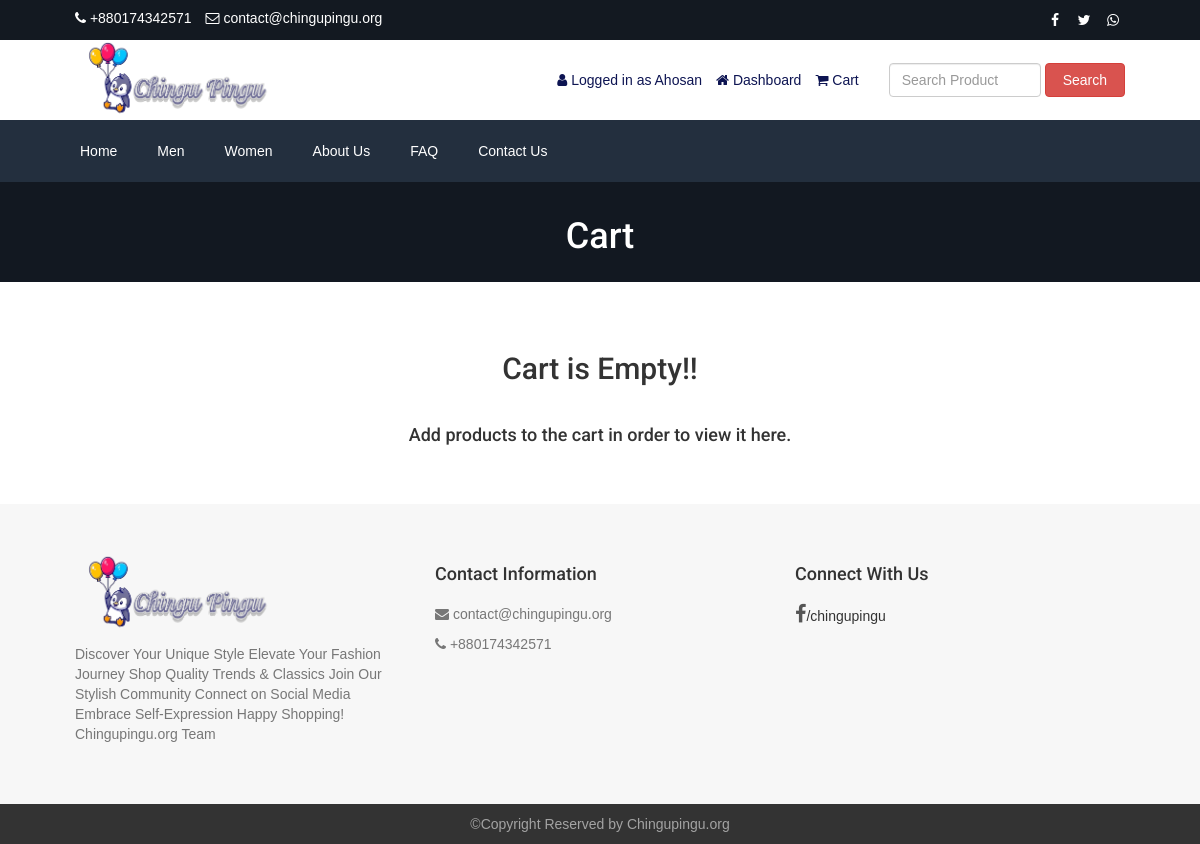
The page /cart.php (signed in) on the database its author committed.
### tables this page shows
CREATE TABLE `tbl_settings` (
  `id` int(11) NOT NULL,
  `logo` varchar(255) NOT NULL,
  `favicon` varchar(255) NOT NULL,
  `footer_about` text NOT NULL,
  `footer_copyright` text NOT NULL,
  `contact_address` text NOT NULL,
  `contact_email` varchar(255) NOT NULL,
  `contact_phone` varchar(255) NOT NULL,
  `contact_fax` varchar(255) NOT NULL,
  `contact_map_iframe` text NOT NULL,
  `receive_email` varchar(255) NOT NULL,
  `receive_email_subject` varchar(255) NOT NULL,
  `receive_email_thank_you_message` text NOT NULL,
  `forget_password_message` text NOT NULL,
  `total_recent_post_footer` int(10) NOT NULL,
  `total_popular_post_footer` int(10) NOT NULL,
  `total_recent_post_sidebar` int(11) NOT NULL,
  `total_popular_post_sidebar` int(11) NOT NULL,
  `total_featured_product_home` int(11) NOT NULL,
  `total_latest_product_home` int(11) NOT NULL,
  `total_popular_product_home` int(11) NOT NULL,
  `meta_title_home` text NOT NULL,
  `meta_keyword_home` text NOT NULL,
  `meta_description_home` text NOT NULL,
  `banner_login` varchar(255) NOT NULL,
  `banner_registration` varchar(255) NOT NULL,
  `banner_forget_password` varchar(255) NOT NULL,
  `banner_reset_password` varchar(255) NOT NULL,
  `banner_search` varchar(255) NOT NULL,
  `banner_cart` varchar(255) NOT NULL,
  `banner_checkout` varchar(255) NOT NULL,
  `banner_product_category` varchar(255) NOT NULL,
  `banner_blog` varchar(255) NOT NULL,
  `cta_title` varchar(255) NOT NULL,
  `cta_content` text NOT NULL,
  `cta_read_more_text` varchar(255) NOT NULL,
  `cta_read_more_url` varchar(255) NOT NULL,
  `cta_photo` varchar(255) NOT NULL,
  `featured_product_title` varchar(255) NOT NULL,
  `featured_product_subtitle` varchar(255) NOT NULL,
  `latest_product_title` varchar(255) NOT NULL,
  `latest_product_subtitle` varchar(255) NOT NULL,
  `popular_product_title` varchar(255) NOT NULL,
  `popular_product_subtitle` varchar(255) NOT NULL,
  `testimonial_title` varchar(255) NOT NULL,
  `testimonial_subtitle` varchar(255) NOT NULL,
  `testimonial_photo` varchar(255) NOT NULL,
  `blog_title` varchar(255) NOT NULL,
  `blog_subtitle` varchar(255) NOT NULL,
  `newsletter_text` text NOT NULL,
  `paypal_email` varchar(255) NOT NULL,
  `stripe_public_key` varchar(255) NOT NULL,
  `stripe_secret_key` varchar(255) NOT NULL,
  `bank_detail` text NOT NULL,
  `before_head` text NOT NULL,
  `after_body` text NOT NULL,
  `before_body` text NOT NULL,
  `home_service_on_off` int(11) NOT NULL,
  `home_welcome_on_off` int(11) NOT NULL,
  `home_featured_product_on_off` int(11) NOT NULL,
  `home_latest_product_on_off` int(11) NOT NULL,
  `home_popular_product_on_off` int(11) NOT NULL,
  `home_testimonial_on_off` int(11) NOT NULL,
  `home_blog_on_off` int(11) NOT NULL,
  `newsletter_on_off` int(11) NOT NULL,
  `ads_above_welcome_on_off` int(1) NOT NULL,
  `ads_above_featured_product_on_off` int(1) NOT NULL,
  `ads_above_latest_product_on_off` int(1) NOT NULL,
  `ads_above_popular_product_on_off` int(1) NOT NULL,
  `ads_above_testimonial_on_off` int(1) NOT NULL,
  `ads_category_sidebar_on_off` int(1) NOT NULL
);

CREATE TABLE `tbl_social` (
  `social_id` int(11) NOT NULL,
  `social_name` varchar(30) NOT NULL,
  `social_url` varchar(255) NOT NULL,
  `social_icon` varchar(30) NOT NULL
);

CREATE TABLE `tbl_top_category` (
  `tcat_id` int(11) NOT NULL,
  `tcat_name` varchar(255) NOT NULL,
  `show_on_menu` int(1) NOT NULL
);

CREATE TABLE `tbl_page` (
  `id` int(11) NOT NULL,
  `about_title` varchar(255) NOT NULL,
  `about_content` text NOT NULL,
  `about_banner` varchar(255) NOT NULL,
  `about_meta_title` varchar(255) NOT NULL,
  `about_meta_keyword` text NOT NULL,
  `about_meta_description` text NOT NULL,
  `faq_title` varchar(255) NOT NULL,
  `faq_banner` varchar(255) NOT NULL,
  `faq_meta_title` varchar(255) NOT NULL,
  `faq_meta_keyword` text NOT NULL,
  `faq_meta_description` text NOT NULL,
  `blog_title` varchar(255) NOT NULL,
  `blog_banner` varchar(255) NOT NULL,
  `blog_meta_title` varchar(255) NOT NULL,
  `blog_meta_keyword` text NOT NULL,
  `blog_meta_description` text NOT NULL,
  `contact_title` varchar(255) NOT NULL,
  `contact_banner` varchar(255) NOT NULL,
  `contact_meta_title` varchar(255) NOT NULL,
  `contact_meta_keyword` text NOT NULL,
  `contact_meta_description` text NOT NULL,
  `pgallery_title` varchar(255) NOT NULL,
  `pgallery_banner` varchar(255) NOT NULL,
  `pgallery_meta_title` varchar(255) NOT NULL,
  `pgallery_meta_keyword` text NOT NULL,
  `pgallery_meta_description` text NOT NULL,
  `vgallery_title` varchar(255) NOT NULL,
  `vgallery_banner` varchar(255) NOT NULL,
  `vgallery_meta_title` varchar(255) NOT NULL,
  `vgallery_meta_keyword` text NOT NULL,
  `vgallery_meta_description` text NOT NULL
);

### cart.php (the view, shortened to what this page needs)
<?php require_once('header.php'); ?>
<?php
$statement = $pdo->prepare("SELECT * FROM tbl_settings WHERE id=1");
$statement->execute();
$result = $statement->fetchAll(PDO::FETCH_ASSOC);
foreach ($result as $row) {
    $banner_cart = $row['banner_cart'];
}
?>
<div class="page-banner" style="background-image: url(assets/uploads/<?php echo $banner_cart; ?>)">
    <div class="overlay"></div>
    <div class="page-banner-inner">
        <h1><?php echo LANG_VALUE_18; ?></h1>
    </div>
</div>
<div class="page">
    <div class="container">
        <div class="row">
            <div class="col-md-12">
                <?php if (!isset($_SESSION['cart_p_id'])) : ?>
                    <?php echo '<h2 class="text-center">Cart is Empty!!</h2></br>'; ?>
                    <?php echo '<h4 class="text-center">Add products to the cart in order to view it here.</h4>'; ?>
                <?php endif; ?>
            </div>
        </div>
    </div>
</div>
<?php require_once('footer.php'); ?>

### header.php (shortened to what this page needs)
<?php
include("admin/inc/config.php");
$statement = $pdo->prepare("SELECT * FROM tbl_settings WHERE id=1");
$statement->execute();
$result = $statement->fetchAll(PDO::FETCH_ASSOC);
foreach ($result as $row) {
	$logo = $row['logo'];
	$contact_email = $row['contact_email'];
	$contact_phone = $row['contact_phone'];
}
?>
<!DOCTYPE html>
<html lang="en">
<head>
	<link rel="stylesheet" href="assets/css/bootstrap.min.css">
	<link rel="stylesheet" href="assets/css/font-awesome.min.css">
	<link rel="stylesheet" href="assets/css/owl.carousel.min.css">
	<link rel="stylesheet" href="assets/css/owl.theme.default.min.css">
	<link rel="stylesheet" href="assets/css/jquery.bxslider.min.css">
	<link rel="stylesheet" href="assets/css/magnific-popup.css">
	<link rel="stylesheet" href="assets/css/rating.css">
	<link rel="stylesheet" href="assets/css/spacing.css">
	<link rel="stylesheet" href="assets/css/bootstrap-touch-slider.css">
	<link rel="stylesheet" href="assets/css/animate.min.css">
	<link rel="stylesheet" href="assets/css/tree-menu.css">
	<link rel="stylesheet" href="assets/css/select2.min.css">
	<link rel="stylesheet" href="assets/css/main.css">
	<link rel="stylesheet" href="assets/css/responsive.css">
	<?php
	$statement = $pdo->prepare("SELECT * FROM tbl_page WHERE id=1");
	$statement->execute();
	$result = $statement->fetchAll(PDO::FETCH_ASSOC);
	?>
</head>
<body>
	<div class="top">
		<div class="container">
			<div class="row">
				<div class="col-md-6 col-sm-6 col-xs-12">
					<div class="left">
						<ul>
							<li><i class="fa fa-phone"></i> <?php echo $contact_phone; ?></li>
							<li><i class="fa fa-envelope-o"></i> <?php echo $contact_email; ?></li>
						</ul>
					</div>
				</div>
				<div class="col-md-6 col-sm-6 col-xs-12">
					<div class="right">
						<ul>
							<?php
							$statement = $pdo->prepare("SELECT * FROM tbl_social");
							$statement->execute();
							$result = $statement->fetchAll(PDO::FETCH_ASSOC);
							foreach ($result as $row) {
							?>
								<?php if ($row['social_url'] != '') : ?>
									<li><a href="<?php echo $row['social_url']; ?>"><i class="<?php echo $row['social_icon']; ?>"></i></a></li>
								<?php endif; ?>
							<?php
							}
							?>
						</ul>
					</div>
				</div>
			</div>
		</div>
	</div>
	<div class="header">
		<div class="container">
			<div class="row inner">
				<div class="col-md-4 logo">
					<a href="index.php"><img src="assets/uploads/<?php echo $logo; ?>" alt="logo image"></a>
				</div>
				<div class="col-md-5 right">
					<ul>
						<?php
						if (isset($_SESSION['customer'])) {
						?>
							<li><i class="fa fa-user"></i> <?php echo LANG_VALUE_13; ?> <?php echo $_SESSION['customer']['cust_name']; ?></li>
							<li><a href="dashboard.php"><i class="fa fa-home"></i> <?php echo LANG_VALUE_89; ?></a></li>
						<?php
						} else {
						?>
							<li><a href="login.php"><i class="fa fa-sign-in"></i> <?php echo LANG_VALUE_9; ?></a></li>
							<li><a href="registration.php"><i class="fa fa-user-plus"></i> <?php echo LANG_VALUE_15; ?></a></li>
						<?php
						}
						?>
						<li><a href="cart.php"><i class="fa fa-shopping-cart"></i> <?php echo LANG_VALUE_18; ?> </a></li>
					</ul>
				</div>
				<div class="col-md-3 search-area">
					<form class="navbar-form navbar-left" role="search" action="search-result.php" method="get">
						<div class="form-group">
							<input type="text" class="form-control search-top" placeholder="<?php echo LANG_VALUE_2; ?>" name="search_text">
						</div>
						<button type="submit" class="btn btn-danger"><?php echo LANG_VALUE_3; ?></button>
					</form>
				</div>
			</div>
		</div>
	</div>
	<div class="nav">
		<div class="container">
			<div class="row">
				<div class="col-md-12 pl_0 pr_0">
					<div class="menu-container">
						<div class="menu">
							<ul>
								<li><a href="index.php">Home</a></li>
								<?php
								$statement = $pdo->prepare("SELECT * FROM tbl_top_category WHERE show_on_menu=1");
								$statement->execute();
								$result = $statement->fetchAll(PDO::FETCH_ASSOC);
								foreach ($result as $row) {
								?>
									<li><a href="product-category.php?id=<?php echo $row['tcat_id']; ?>&type=top-category"><?php echo $row['tcat_name']; ?></a>
									</li>
								<?php
								}
								?>
								<?php
								$statement = $pdo->prepare("SELECT * FROM tbl_page WHERE id=1");
								$statement->execute();
								$result = $statement->fetchAll(PDO::FETCH_ASSOC);
								foreach ($result as $row) {
									$about_title = $row['about_title'];
									$faq_title = $row['faq_title'];
									$contact_title = $row['contact_title'];
								}
								?>
								<li><a href="about.php"><?php echo $about_title; ?></a></li>
								<li><a href="faq.php"><?php echo $faq_title; ?></a></li>
								<li><a href="contact.php"><?php echo $contact_title; ?></a></li>
							</ul>
						</div>
					</div>
				</div>
			</div>
		</div>
	</div>

### footer.php (shortened to what this page needs)
<?php
$statement = $pdo->prepare("SELECT * FROM tbl_settings WHERE id=1");
$statement->execute();
$result = $statement->fetchAll(PDO::FETCH_ASSOC);
foreach ($result as $row) {
    $footer_about = $row['footer_about'];
    $contact_email = $row['contact_email'];
    $contact_phone = $row['contact_phone'];
    $footer_copyright = $row['footer_copyright'];
}
?>
<div class="footer">
    <div class="container">
        <div class="row">
		<div class="col-md-4 logo">
    <a href="index.php"><img src="assets/uploads/<?php echo $logo; ?>" alt="logo image"></a>
    <p><?php echo $footer_about; ?></p>
</div>
            <div class="col-md-4">
                <h4>Contact Information</h4>
                <p><i class="fa fa-envelope"></i> <?php echo $contact_email; ?></p>
                <p><i class="fa fa-phone"></i> <?php echo $contact_phone; ?></p>
            </div>
            <div class="col-md-4">
                <h4>Connect With Us</h4>
                <ul class="social-icons">
                    <li><a href="https://www.facebook.com/profile.php?id=100068808242089" class="fa fa-facebook"></a>/chingupingu</li>
                </ul>
            </div>
        </div>
    </div>
</div>
<div class="footer-bottom">
    <div class="container">
        <div class="row">
            <div class="col-md-12 copyright">
                <?php echo $footer_copyright; ?>
            </div>
        </div>
    </div>
</div>
<link rel="stylesheet" href="assets/css/main.css">
</body>
</html>

### assets/css/main.css (style rules this page uses)
* { margin: 0; padding: 0; }
body { font-family: "Roboto", sans-serif; font-size: 14px; }
h1, h2, h3, h4, h5, h6 { font-family: "Roboto", sans-serif; }
a { text-decoration: none; }
.top { width: 100%; height: 40px; background: #131921; }
.top .left { float: left; }
.top .left ul { padding-top: 8px; }
.top .left ul li { list-style-type: none; float: left; margin-right: 14px; color: white; }
.top .left ul li i { color: white; }
.top .right { float: right; }
.top .right ul { padding-top: 8px; }
.top .right ul li { list-style-type: none; float: left; margin-left: 5px; }
.top .right ul li a { color: white; width: 24px; height: 24px; line-height: 24px; text-align: center; border-radius: 50%; display: block; transition: all 0.4s ease; }
.header { width: 100%; height: auto; background: #fff; }
.header .inner { height: auto; display: table; }
.header .logo { float: none; display: table-cell; vertical-align: middle; }
.header .logo img { max-width: 100%; height: 80px; }
.header .navbar-form .form-control { width: 300px; }
.header .search-area { float: none; display: table-cell; vertical-align: middle; }
.header .search-area .form-group { width: calc(100% - 84px); }
.header .search-area button { width: 80px; }
.header .search-area form { width: 100%; }
.header .right { float: none; display: table-cell; vertical-align: middle; padding-right: 0; }
.header .right ul { float: right; margin-bottom: 0; }
.header .right ul li { list-style-type: none; float: left; margin-left: 14px; color: #0d1452; }
.header .right ul li a { color: #0d1452; }
.header .navbar-form .search-top { width: 100%; }
.nav { background: #232f3e; }
.menu-container { width: 100%; margin: 0 auto; background: #232f3e; }
.menu-dropdown-icon:before { content: "\f067"; font-family: "FontAwesome"; display: none; cursor: pointer; float: right; padding: 1.5em 2em; background: #fff; color: #333; }
.menu > ul { margin: 0 auto; width: 100%; list-style: none; padding: 0; position: relative; box-sizing: border-box; }
.menu > ul:before, .menu > ul:after { content: ""; display: table; }
.menu > ul:after { clear: both; }
.menu > ul > li { float: left; padding: 0; margin: 0; }
.menu > ul > li a { text-decoration: none; padding: 1.5em 20px; display: block; color: #fff; }
.footer-bottom { width: 100%; height: auto; background: #141314; padding: 14px 0; }
.footer-bottom .copyright { font-size: 13px; color: #a3a3a3; text-align: center; }
.page-banner { width: 100%; height: auto; background-repeat: no-repeat; background-position: center center; -webkit-background-size: cover; background-size: cover; position: relative; padding-top: 15px; padding-bottom: 15px; overflow: hidden; }
.page-banner .overlay { position: absolute; left: 0; top: 0; width: 100%; height: 100%; opacity: 0.7; background: #131921; }
.page-banner h1 { color: #fff; text-align: center; z-index: 999; position: relative; }
.page { width: 100%; height: auto; padding-top: 50px; padding-bottom: 50px; }
body { font-family: Arial, sans-serif; margin: 0; padding: 0; }
.container { width: 90%; margin: 0 auto; }
.footer { background-color: #f7f7f7; padding: 50px 0; }
.footer h4 { color: #333; margin-bottom: 20px; }
.footer p { color: #777; }
.social-icons li { display: inline-block; margin-right: 10px; }
.social-icons a { color: #555; font-size: 20px; }
.footer-bottom { background-color: #333; color: #fff; padding: 10px 0; }
.footer-bottom .copyright { text-align: center; font-size: 14px; }
.logo img { width: 200px; height: 80px; }

### assets/css/responsive.css (style rules this page uses)
@media only screen and (min-width: 992px) { .header .inner { width: 100%; } }
@media only screen and (min-width: 992px) { .header .search-area { padding-right: 0; } }
@media only screen and (min-width: 992px) { .header .search-area form { padding-right: 0; } }
@media only screen and (min-width: 992px) { .header .container { padding-right: 0; } }

### rows shown on the page
tbl_settings: contact_phone "+880174342571", contact_email "contact@chingupingu.org", logo (picture), banner_cart (picture), footer_about "Discover Your Unique Style Elevate Your Fashion Journey Shop Quality Trends & Classics Join Our Stylish Community Connect on Social Media Embrace Self-Expression Happy Shopping! Chingupingu.org Team", footer_copyright "©Copyright Reserved by Chingupingu.org"
tbl_top_category: tcat_name "Men"
tbl_top_category: tcat_name "Women"
tbl_page: about_title "About Us", faq_title "FAQ", contact_title "Contact Us"

### other values the page prints
LANG_VALUE_13 "Logged in as"
$_SESSION['customer']['cust_name'] "Ahosan"
LANG_VALUE_89 "Dashboard"
LANG_VALUE_18 "Cart"
LANG_VALUE_3 "Search"
